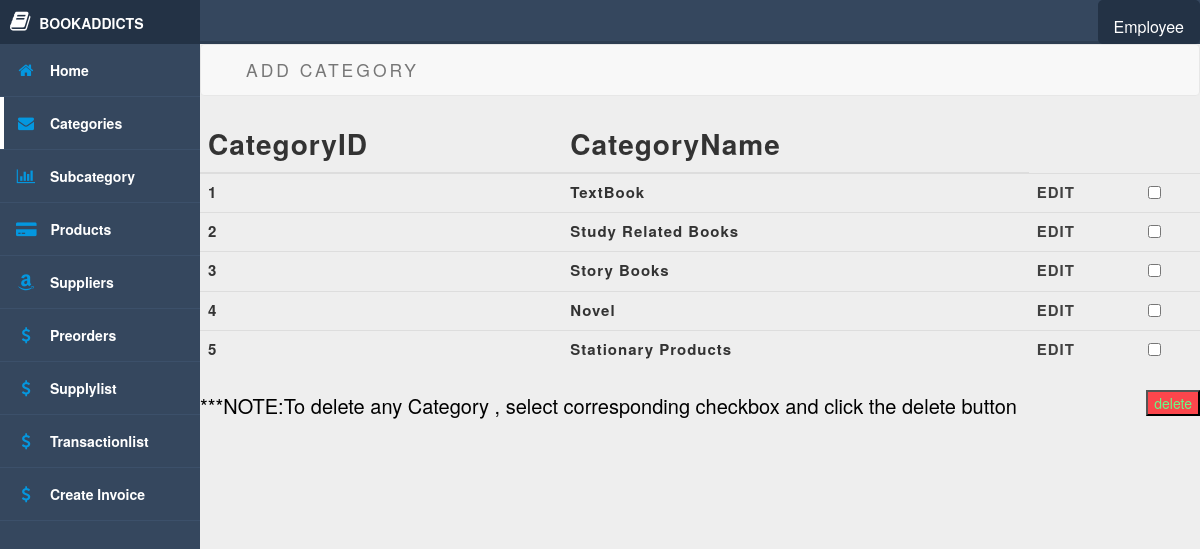
Page /admincategories.php (signed in) on the committed database.
### tables this page shows
CREATE TABLE `categories` (
  `CategoryID` int(11) NOT NULL,
  `CategoryName` varchar(100) NOT NULL
);

### admincategories.php (the view, shortened to what this page needs)
<?php
	include("db.php");?>
	<?php
	if(isset($_SESSION['name'])&&($_SESSION['role']=='owner'||$_SESSION['role']=='employee')){
		$login_user=$_SESSION['name'];
	}
	else
	{
		   header('Location:index.php');
                exit();
	}
?><!DOCTYPE html>
<html>
	<head>
		<link rel="stylesheet" href="https://maxcdn.bootstrapcdn.com/font-awesome/4.5.0/css/font-awesome.min.css">
		<link rel="stylesheet" href="http://code.ionicframework.com/ionicons/2.0.1/css/ionicons.min.css">
		<link rel="stylesheet" href="main.css">
		  <link href="css/bookaddicts.css" rel="stylesheet">
			<link href="css/bootstrap.min.css" rel="stylesheet">
	</head>
	<body style="background:#eeeeee;">
		<div class="header">
			<div class="dropdown">
			 <button class="dropbtn"><?php echo $login_user;?></button>
			</div>
		</div>
		<div class="side-nav">
			<div class="logo">
				<i class="fa fa-book"></i>
				<span>BOOKADDICTS</span>
			</div>
		<?php include("side.php");?>
		</div>
		<div class="main-content">
	    <nav class="navbar navbar-default" role="navigation">
	        <div class="container">
	            <div class="collapse navbar-collapse" id="bs-example-navbar-collapse-1">
	                <ul class="nav navbar-nav"<style="float:right;">
	                    <li>
	                        <a href="addcategory.php">Add Category</a>
	                    </li>
	                </ul>
	            </div>
	        </div>
	    </nav>
<div>
<table  class="table"  cellspacing="0" cellpadding="0">
<thead id="thl"><tr>
	<th style="font-weight:bold"><b>CategoryID</b></th>
	    <th style="font-weight:bold;"><b>CategoryName</b></th>
	</tr></thead>
	<form id="delete_category" method="POST" action="deletecategory.php">
	<tbody>
		<?php
		$sql="SELECT* from categories ";
		$r=mysqli_query($conn,$sql);
		while($field=mysqli_fetch_assoc($r))
		{
			$cid=$field["CategoryID"];
			$cname=$field["CategoryName"];
			echo "<tr>";
			echo "<td>".$cid."</td>";
			echo "<td>".$cname."</td>";
			 echo "<td>"."<a href='updatecategory.php?cid=".$cid."'>"."EDIT"."</a></td>";
			 echo "<td>"."<input type='checkbox' name='CID' value='$cid'></input>"."</td>" ;
echo "</tr>";
		}
		?>
	</tbody>
</table>
<input type="submit" name="delete" value="delete" style="float:right;background:#fc464c;color:#67fc87;">
</div>
 <p style="font-size:20px;">***NOTE:To delete any Category , select corresponding checkbox and click the delete button</p>
		</div>
	</body>
</html>

### main.css (style rules this page uses)
* { box-sizing: border-box; }
body { margin: 0; paddin: 0; font-family: 'Source Sans Pro', sans-serif; background-color: #d5dae5; -webkit-font-smoothing: antialiased; -moz-osx-font-smoothing: grayscale; }
.header { position: absolute; width: 100%; z-index: 3; height: 44px; background-color: #fff; border-bottom: 3px solid #2d3d51; }
.logo { height: 44px; padding: 10px; font-weight: 700; }
.side-nav .logo { background-color: #233245; color: #fff; }
.logo i { font-size: 22px; }
.logo span { margin-left: 5px; text-transform: uppercase; }
.nav-trigger span, .nav-trigger span:before, span:after { width: 20px; height: 2px; background-color: #35475e; position: absolute; }
.side-nav { position: absolute; width: 100%; height: 100vh; background-color: #35475e; z-index: 1; display: none; }
.main-content { padding: 40px; margin-top: 0; padding: 0; padding-top: 44px; height: 100%; overflow:scroll; }
@media screen and (min-width: 600px) { .header { background-color: #35475e; z-index: 1; } }
@media screen and (min-width: 600px) { .nav-trigger span, .nav-trigger span:before, span:after { background-color: #fff; } }
@media screen and (min-width: 600px) { .side-nav { display: block; width: 70px; z-index: 2; } }
@media screen and (min-width: 600px) { .side-nav .logo i { padding-left: 12px; } }
@media screen and (min-width: 600px) { .side-nav .logo span { display: none; } }
@media screen and (min-width: 600px) { .main-content { margin-left: 70px; } }
@media screen and (min-width: 800px) { .side-nav { width: 200px; } }
@media screen and (min-width: 800px) { .side-nav .logo i { padding-left: 0; } }
@media screen and (min-width: 800px) { .side-nav .logo span { display: inline-block; } }
@media screen and (min-width: 800px) { .main-content { margin-left: 200px; } }
tr>td>a { color:blue; }
tbody>tr>td { font-size: 15px; }
.dropbtn { background-color: #233245; color: white; padding: 16px; padding-bottom: 20px; font-size: 16px; border: none; cursor: pointer; height: 44px; border-radius: 5px; }
.dropdown { float:right; height: 44px; position: relative; display: inline-block; }

### css/bookaddicts.css (style rules this page uses)
body { font-family: "Open Sans","Helvetica Neue",Helvetica,Arial,sans-serif; background: url('../img/bg.jpg') no-repeat center center fixed; -webkit-background-size: cover; -moz-background-size: cover; background-size: cover; -o-background-size: cover; }
p { font-size: 1.25em; line-height: 1.6; color: #000; }
.navbar-nav { text-transform: uppercase; font-weight: 400; letter-spacing: 3px; }
@media screen and (min-width:768px) { .navbar { border-radius: 0; } }
@media screen and (min-width:768px) { .navbar { min-height: 0; } }
@media screen and (min-width:768px) { .navbar-default { border: none; background: #fff; background: rgba(255,255,255,0.9); } }
@media screen and (min-width:768px) { .nav>li>a { padding: 35px; } }
@media screen and (min-width:768px) { .navbar-nav>li>a { line-height: normal; } }
@media screen and (min-width:768px) { .navbar-nav { display: table; float: none; margin: 0 auto; table-layout: fixed; font-size: 1.25em; } }
.table { text-transform: camelcase; font-family: "Josefin Slab","Helvetica Neue",Helvetica,Arial,sans-serif; font-weight: 700; letter-spacing: 1px; margin-right: 30px; font-size: 2em; }
table>tbody>tr>td>a { color:#404040; }

### rows in the picture
categories: CategoryID "1", CategoryName "TextBook"
categories: CategoryID "2", CategoryName "Study Related Books"
categories: CategoryID "3", CategoryName "Story Books"
categories: CategoryID "4", CategoryName "Novel"
categories: CategoryID "5", CategoryName "Stationary Products"

### other values in the picture
$login_user "Employee"
